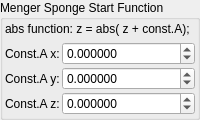
    <widget class="QGroupBox" name="groupBox">
     <property name="title">
      <string>Menger Sponge Start Function</string>
     </property>
     <layout class="QVBoxLayout" name="verticalLayout_3">
      <property name="leftMargin">
       <number>2</number>
      </property>
      <property name="topMargin">
       <number>2</number>
      </property>
      <property name="rightMargin">
       <number>2</number>
      </property>
      <property name="bottomMargin">
       <number>2</number>
      </property>
      <item>
       <widget class="QLabel" name="label_2">
        <property name="text">
         <string>abs function: z = abs( z + const.A);</string>
        </property>
       </widget>
      </item>
      <item>
       <layout class="QGridLayout" name="gridLayout_33" columnstretch="0,1">
        <property name="spacing">
         <number>2</number>
        </property>
        <item row="2" column="1">
         <widget class="MyDoubleSpinBox" name="spinbox3_transf_addition_constantA_000_z">
          <property name="enabled">
           <bool>true</bool>
          </property>
          <property name="sizePolicy">
           <sizepolicy hsizetype="Minimum" vsizetype="Maximum">
            <horstretch>0</horstretch>
            <verstretch>0</verstretch>
           </sizepolicy>
          </property>
          <property name="decimals">
           <number>6</number>
          </property>
          <property name="minimum">
           <double>-99.989999999999995</double>
          </property>
          <property name="maximum">
           <double>99.989999999999995</double>
          </property>
          <property name="singleStep">
           <double>0.100000000000000</double>
          </property>
         </widget>
        </item>
        <item row="0" column="0">
         <widget class="QLabel" name="label_79">
          <property name="text">
           <string>Const.A x:</string>
          </property>
         </widget>
        </item>
        <item row="0" column="1">
         <widget class="MyDoubleSpinBox" name="spinbox3_transf_addition_constantA_000_x">
          <property name="enabled">
           <bool>true</bool>
          </property>
          <property name="sizePolicy">
           <sizepolicy hsizetype="Minimum" vsizetype="Maximum">
            <horstretch>0</horstretch>
            <verstretch>0</verstretch>
           </sizepolicy>
          </property>
          <property name="prefix">
           <string/>
          </property>
          <property name="decimals">
           <number>6</number>
          </property>
          <property name="minimum">
           <double>-99.989999999999995</double>
          </property>
          <property name="singleStep">
           <double>0.100000000000000</double>
          </property>
         </widget>
        </item>
        <item row="2" column="0">
         <widget class="QLabel" name="label_80">
          <property name="text">
           <string>Const.A z:</string>
          </property>
         </widget>
        </item>
        <item row="1" column="1">
         <widget class="MyDoubleSpinBox" name="spinbox3_transf_addition_constantA_000_y">
          <property name="enabled">
           <bool>true</bool>
          </property>
          <property name="sizePolicy">
           <sizepolicy hsizetype="Minimum" vsizetype="Maximum">
            <horstretch>0</horstretch>
            <verstretch>0</verstretch>
           </sizepolicy>
          </property>
          <property name="decimals">
           <number>6</number>
          </property>
          <property name="minimum">
           <double>-99.989999999999995</double>
          </property>
          <property name="maximum">
           <double>99.989999999999995</double>
          </property>
          <property name="singleStep">
           <double>0.100000000000000</double>
          </property>
         </widget>
        </item>
        <item row="1" column="0">
         <widget class="QLabel" name="label_78">
          <property name="text">
           <string>Const.A y:</string>
          </property>
         </widget>
        </item>
       </layout>
      </item>
     </layout>
    </widget>
